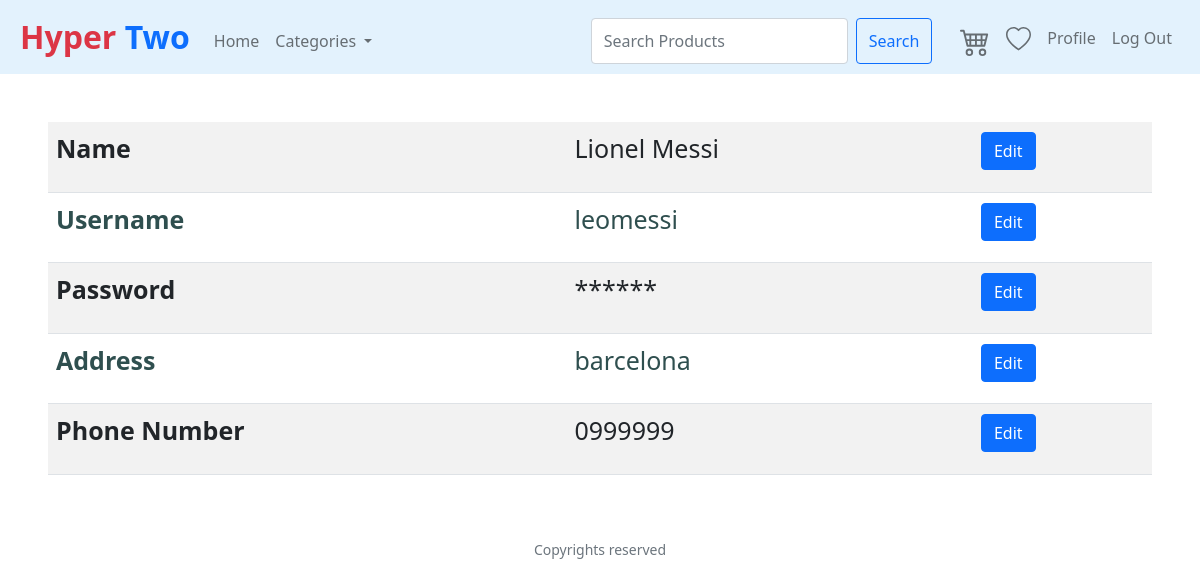
/edituserinfo (signed in), run on the app's committed database.
### tables this page shows
CREATE TABLE Customer (CustomerID INTEGER PRIMARY KEY AUTOINCREMENT UNIQUE NOT NULL, Username VARCHAR (300) NOT NULL UNIQUE, Password VARCHAR (300) NOT NULL, FirstName VARCHAR (300) NOT NULL, LastName VARCHAR (300) NOT NULL, Address VARCHAR (500), PhoneNumber VARCHAR (20), RegisterationCode VARCHAR (30) UNIQUE, CodeShares INT, PromoCode VARCHAR (300), VoucherValue INT);

### application.py (the view)
@app.route("/edituserinfo", methods=["GET", "POST"])
@login_required
def edituserinfo():
    categories=GetCategories()
    rows = db.execute("SELECT * FROM Customer WHERE CustomerID = :id",
                         id=session["user_id"])
    if request.method == "POST":
        if not request.form.get("password"):
            return apology("Please Enter your password")
        if len(rows) != 1 or not check_password_hash(rows[0]["Password"], request.form.get("password")):
            return apology("Wrong password")
        if request.form.get("uname"):
            query = db.execute("SELECT * from Customer WHERE Username= :username", username=request.form.get("uname"))
            if len(query) != 0:
                return apology("Username Already Exists")
            query = db.execute("UPDATE Customer SET Username= :username WHERE CustomerID= :id",username=request.form.get("uname"), id=session["user_id"])
            return redirect("/edituserinfo")
        if request.form.get("fname") and request.form.get("lname"):
            query = db.execute("UPDATE Customer SET FirstName = :fname, LastName = :lname WHERE CustomerID= :id",fname=request.form.get("fname"),lname=request.form.get("lname"), id=session["user_id"])
            return redirect("/edituserinfo")
        if request.form.get("newpassword") and request.form.get("confirmpassword"):
            if not (request.form.get("newpassword")==request.form.get("confirmpassword")):
                return apology("password doesn't match")
            password = request.form.get("newpassword")
            hashed = generate_password_hash(password, method='sha256', salt_length=8)
            query = db.execute("UPDATE Customer SET Password= :password WHERE CustomerID= :id",password=hashed, id=session["user_id"])
            return redirect("/edituserinfo")
        if request.form.get("address"):
            query = db.execute("UPDATE Customer SET Address = :address WHERE CustomerID= :id",address=request.form.get("address"), id=session["user_id"])
            return redirect("/edituserinfo")
        if request.form.get("phone"):
            if not request.form.get("phone").isnumeric():
                return apology("Phone Number is not valid")
            query = db.execute("UPDATE Customer SET PhoneNumber = :phone WHERE CustomerID= :id",phone=request.form.get("phone"), id=session["user_id"])
            return redirect("/edituserinfo")
        return apology("Please fill the whole form")
    else:
        return render_template("edituserinfo.html", categories=categories, row=rows[0])

### application.py (called while the page is built)
@app.after_request
def after_request(response):
    response.headers["Cache-Control"] = "no-cache, no-store, must-revalidate"
    response.headers["Expires"] = 0
    response.headers["Pragma"] = "no-cache"
    return response

def GetCategories():
    categories=db.execute("Select * from Categories order by CategoryName")
    return categories

### helpers.py (called while the page is built)
def login_required(f):
    @wraps(f)
    def decorated_function(*args, **kwargs):
        if session.get("user_id") is None:
            return redirect("/login")
        return f(*args, **kwargs)
    return decorated_function

### templates/edituserinfo.html (shortened to what this page needs)
{% extends "layout.html" %}
{% block main %}
<table class = "table table-striped">
    <tr>
        <td> <p style="font-weight: bold;">Name</p> </td>
        <td> {{row.FirstName}} {{row.LastName}} </td>
        <td> <button class="btn btn-primary" type="button" data-bs-toggle="collapse" data-bs-target="#editname" aria-expanded="false" aria-controls="editname" onclick=collapsetherest("editname")>Edit</button> </td>
    </tr>
    <tr>
        <td> <p style="font-weight: bold;">Username</p> </td>
        <td> {{row.Username}} </td>
        <td> <button class="btn btn-primary" type="button" data-bs-toggle="collapse" data-bs-target="#username" aria-expanded="false" aria-controls="username" onclick=collapsetherest("username")>Edit</button> </td>
    </tr>
    <tr>
        <td> <p style="font-weight: bold;">Password</p> </td>
        <td> ****** </td>
        <td> <button class="btn btn-primary" type="button" data-bs-toggle="collapse" data-bs-target="#password" aria-expanded="false" aria-controls="password" onclick=collapsetherest("password")>Edit</button> </td>
    </tr>
    <tr>
        <td> <p style="font-weight: bold;">Address</p> </td>
        <td> {{row.Address}} </td>
        <td> <button class="btn btn-primary" type="button" data-bs-toggle="collapse" data-bs-target="#address" aria-expanded="false" aria-controls="address" onclick=collapsetherest("address")>Edit</button> </td>
    </tr>
    <tr>
        <td> <p style="font-weight: bold;">Phone Number</p> </td>
        <td> {{row.PhoneNumber}} </td>
        <td> <button class="btn btn-primary" type="button" data-bs-toggle="collapse" data-bs-target="#phone" aria-expanded="false" aria-controls="phone" onclick=collapsetherest("phone")>Edit</button> </td>
    </tr>
 </table>
{% endblock %}

### static/styles.css (style rules this page uses)
body { perspective: 1000px; transform-style: preserve-3d; }
main button { background-color: #537fbe; text-align: left; }

### data on the page
Customer: FirstName "Lionel", LastName "Messi", Username "leomessi", Address "barcelona", PhoneNumber "0999999"
